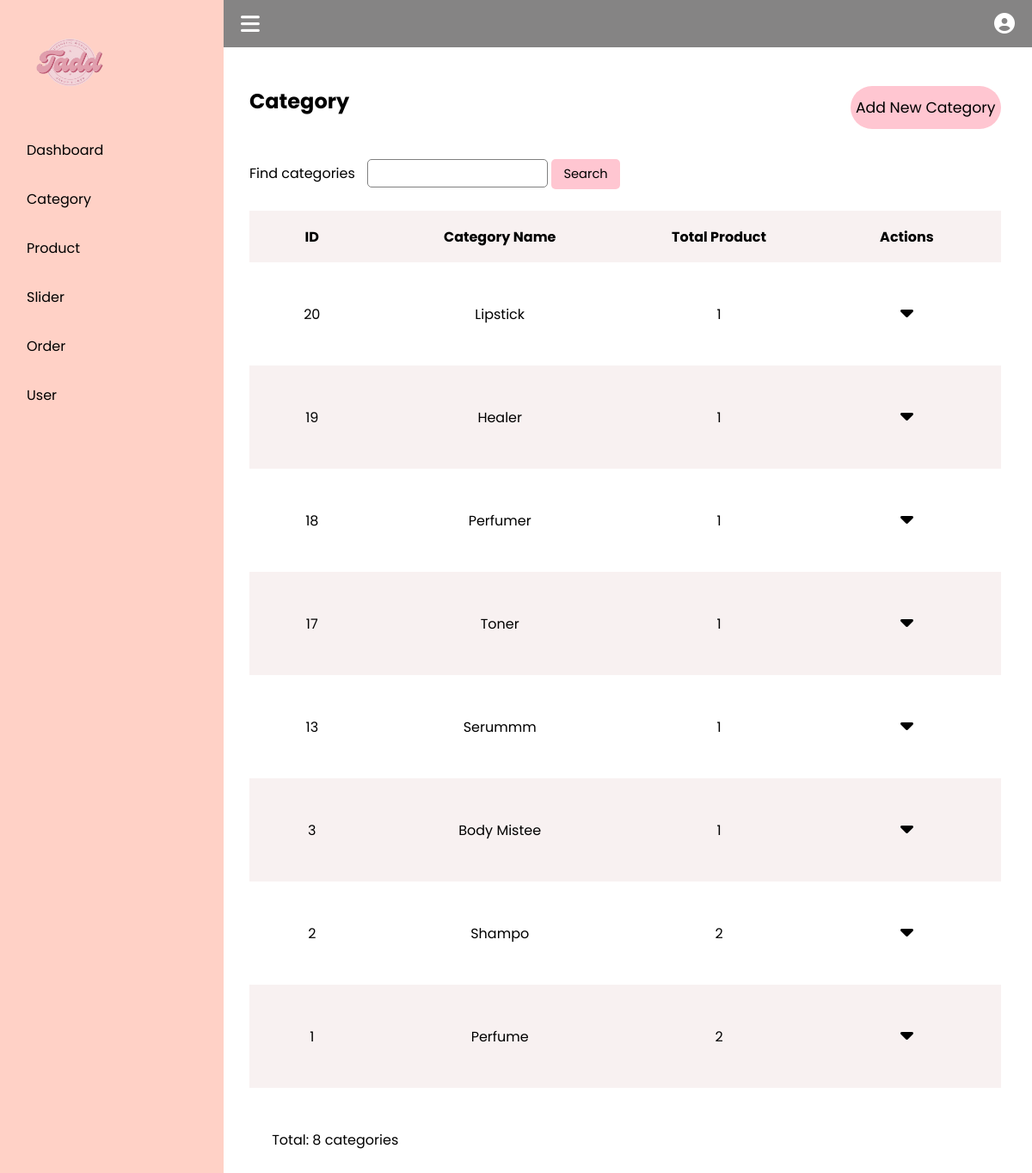
Before: /admin/index.php?page=category (signed in) with the older database file.
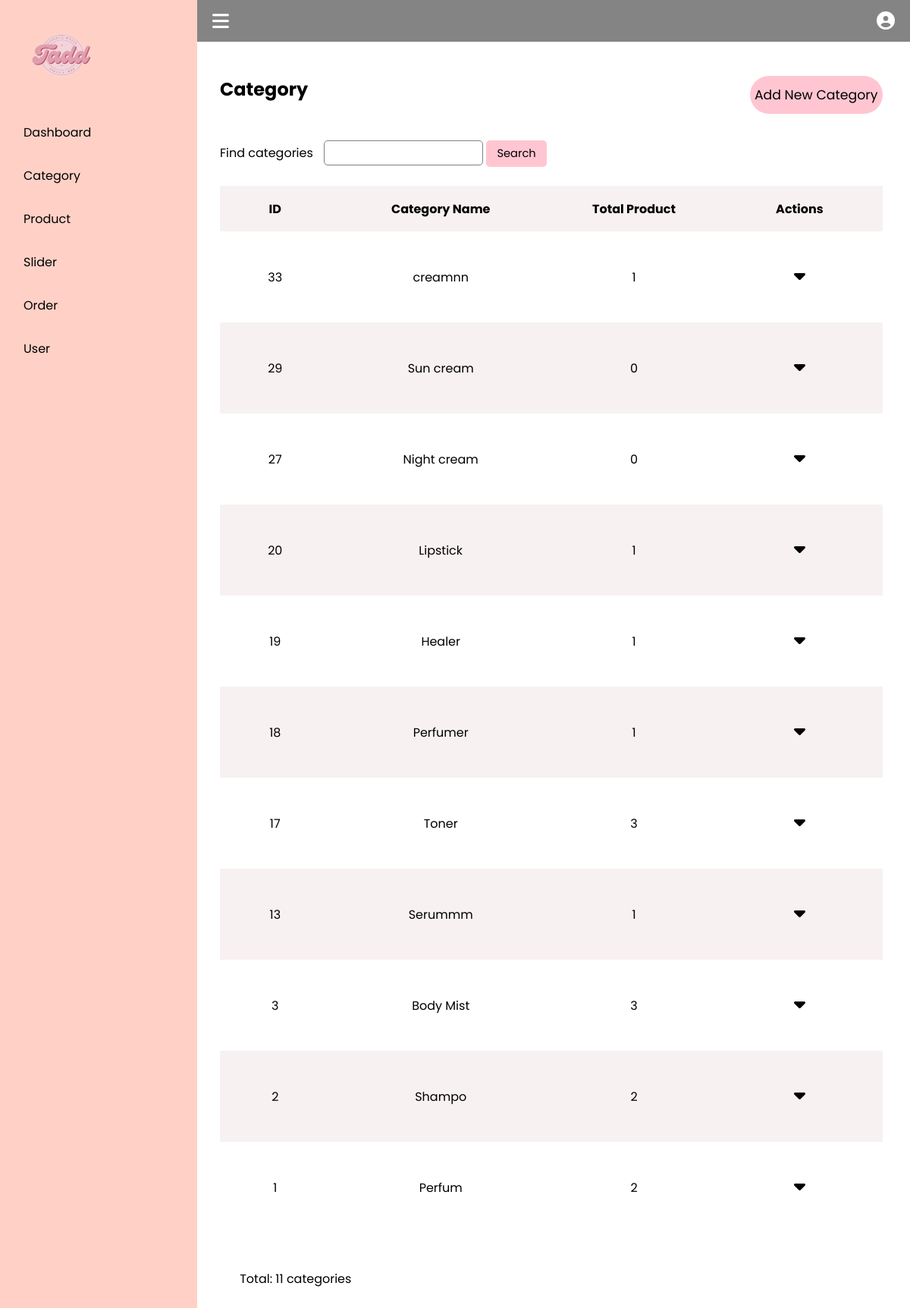
After: the same page with the newer database file.
### tables this page shows
CREATE TABLE `category` (
  `category_id` int(11) NOT NULL,
  `category_name` varchar(100) NOT NULL
);

### admin/modules/category/show.php (the view, shortened to what this page needs)
<?php
function show_single_category($result, $i){
    include("../config/connection.php");
    $row = $result->fetch_row();
    $id = $row[0];
    $name = $row[1];
    $sql = "select count(*) from product where category_id = '$id' order by category_id desc";
    $total_prods = $con->query($sql)->fetch_row()[0];
    if ($i % 2 != 0) {
        echo "<tr class = 'stripped-row'>";
    } else {
        echo "<tr>";
    }
    echo "<td>$id</td>";
    echo "<td>$name</td>";
    echo "<td>$total_prods</td>";
    echo "<td class = 'category-actions'>";
    echo "<i class='fas fa-caret-down   actions-button'></i>";
    echo "</td>";
    echo "</tr>";
}
function show_all_category($result){
    for ($i = 0; $i < $result->num_rows; $i++) {
        show_single_category($result, $i);
    }
}
?>
<div class="view-and-search">
    <div class="search-box">
        <form method="POST" action="">
            <span>Find categories</span>
            <input type="text" name="s_query" class="search-term" id="category-search-term">
            <input type="submit" name="search" class="search_sub" value="Search">
        </form>
    </div>
</div>
<div class="table-container" id="category-table-container">
    <table border=0 id="category-table">
        <thead>
            <tr>
                <th style="width: 10%;" id="category-id">ID
                </th>
                <th style="width: 20%;" id="title">Category Name
                </th>
                <th style="width: 15%;" id="total_pro">Total Product
                </th>
                <th style="width: 15%;" id="category-actions">Actions</th>
            </tr>
        </thead>
        <tbody>
            <?php
            $temp = 0;
            if (isset($_SESSION["query"])) {
                $sql = "select * from category where category_id like '%$_SESSION[query]%' or category_name like '%$_SESSION[query]%' ";
                $totalItemsQuery = "SELECT COUNT(*) as total FROM category where category_id like '%$_SESSION[query]%' or category_name like '%$_SESSION[query]%' ";
            } else {
                $sql = "select * from category order by category_id desc ";
            }
            $result = $con->query($sql);
            if ($result->num_rows > 0) {
                $temp = $result->num_rows;
                show_all_category($result);
            } else {
                echo "<tr><td colspan = 4 style = 'color: red; height: 35px;' >Let create firt category!</td></tr>";
            }
            ?>
        </tbody>
    </table>
</div>
<div class="pagination-container">
    <div class="showing-status">
        <span>Total: </span>
        <?php
        echo "<span class='value'>$temp</span>"
            ?>
        <span>categories</span>
</div>

Changed rows visible on the page:
added category: category_id "33", category_name "creamnn", total_prods "1"
added category: category_id "29", category_name "Sun cream", total_prods "0"
added category: category_id "27", category_name "Night cream", total_prods "0"
computed for category "Toner": total_prods "1" → "3"
changed category id 3: category_name "Body Mistee" → "Body Mist"; category_id "1" → "3"
changed category id 1: category_name "Perfume" → "Perfum"
Other visible differences:
$temp: "8" → "11"
